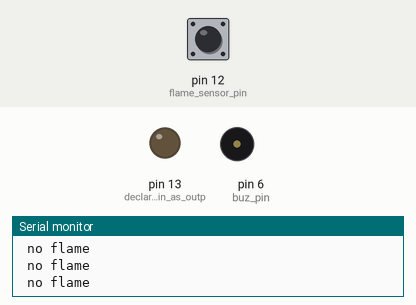
Recording of a sketch running on a simulated Arduino Uno, built with avr-gcc and run on an emulated ATmega328P. Parts: output pins drawn as LEDs (lit = HIGH), buzzer (waves = sounding, pin HIGH), the last lines printed to the serial monitor. Dashed ring = blinking. Inputs (shaded band) come from the test bench; at power-on: pin 12 (flame_sensor_pin) HIGH.

Above: at 1.2 s.
1.3 s: pin 12 (flame_sensor_pin) driven LOW
At 2.5 s:
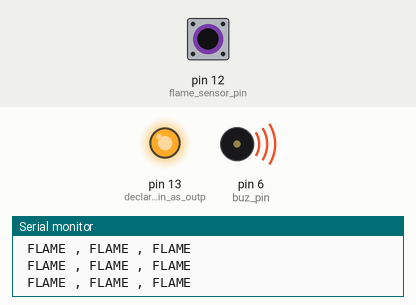
2.8 s: pin 12 (flame_sensor_pin) driven HIGH
At 3.4 s:
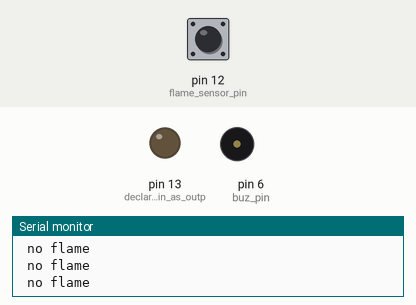
4.3 s: pin 12 (flame_sensor_pin) pulsed LOW 2 times (0.12 s each, 0.3 s apart)
At 4.39 s:
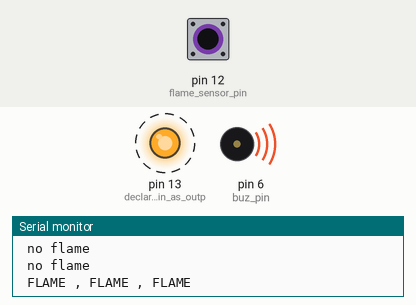
7.9 s: pin 12 (flame_sensor_pin) pulsed LOW 2 times (0.12 s each, 0.3 s apart)
At 9.7 s:
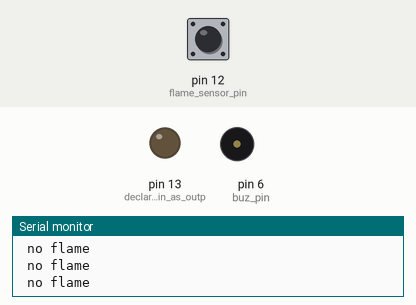
Timing chart, 0 to 11.2 s (numbered marks = the images above; inputs shaded):
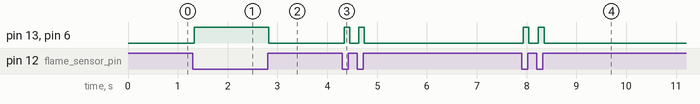

Measured:
- after the input at 1.3 s, pin 13 (declaring_led_pin_as_outp), pin 6 (buz_pin): LOW → HIGH at once
- after the input at 2.8 s, pin 13 (declaring_led_pin_as_outp), pin 6 (buz_pin): HIGH → LOW at once
- after the input at 4.3 s, pin 13 (declaring_led_pin_as_outp), pin 6 (buz_pin): alternates HIGH for 0.12 s and LOW for 0.18 s, 4 changes in all, then stays LOW, starting at once
- after the input at 7.9 s, pin 13 (declaring_led_pin_as_outp), pin 6 (buz_pin): alternates HIGH for 0.12 s and LOW for 0.19 s, 4 changes in all, then stays LOW, starting at once

The sketch:

Fire_Sensor_Mini_Project.ino
```cpp
int buz_pin = 6;  // initializing the pin 6 as the buzzer pin (internal connection)
// 5 relay (internal connection)
int flame_sensor_pin = 12;  // initializing pin 12 as the sensor output pin
int flame_pin = HIGH;       // state of sensor

void setup() {
  pinMode(buz_pin, OUTPUT);          // declaring buzzzer pin as output pin
  pinMode(LED_BUILTIN, OUTPUT);      //declaring led pin as output pin
  pinMode(flame_sensor_pin, INPUT);  // declaring sensor pin as input pin for Arduino
  Serial.begin(9600);                // setting baud rate at 9600
  //baud rate is the  unit we use to describe the "speed" of communication between the two electronic devices.
}

void loop() {
  flame_pin = digitalRead(flame_sensor_pin);  // reading from the sensor
  if (flame_pin == LOW)                       // applying condition
  {
    Serial.println(" FLAME , FLAME , FLAME ");
    digitalWrite(buz_pin, HIGH);      // if state is high, then turn high the buzzer
    digitalWrite(LED_BUILTIN, HIGH);  //and led
  }

  else {
    Serial.println(" no flame ");
    digitalWrite(buz_pin, LOW);  // otherwise turn it low
    digitalWrite(LED_BUILTIN, LOW);
  }
}
```
